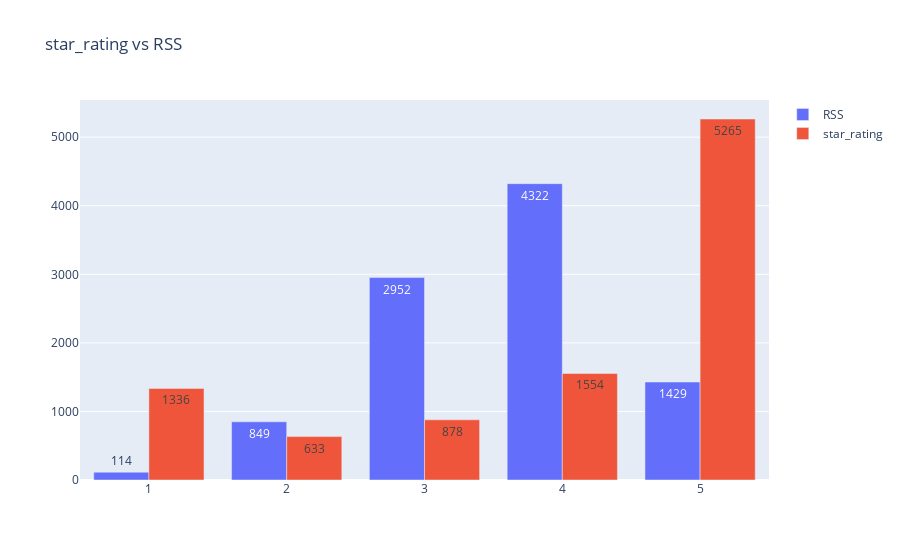

Notebook code cell kept with this figure:
### Code cell
overall_counts = dataset['overall'].value_counts()
RSS_counts = dataset['RSS'].value_counts()

fig = go.Figure()

fig.add_trace(go.Bar(x=RSS_counts.index, y=RSS_counts.values,
                #base=[-500,-600,-700],
                #marker_color='green',
                text=RSS_counts.values,
                name='RSS',
                #texttemplate='%{text:.2f}',
                textposition='auto',
                ))
fig.add_trace(go.Bar(x=overall_counts.index, y=overall_counts.values,
                #base=[-500,-600,-700],
                #marker_color='green',
                text=overall_counts.values,
                name='star_rating',
                #texttemplate='%{text:.2f}',
                textposition='auto',
                ))


fig.update_layout(
    title = 'star_rating vs RSS'
)
fig.show()

### Figure 1 — Plotly figure (JSON) as saved in the notebook; plotly's stock layout.template omitted (floating-point values rounded to 4 significant figures)
{"data": [{"name": "RSS", "text": [4322, 2952, 1429, 849, 114], "textposition": "auto", "type": "bar", "x": [4, 3, 5, 2, 1], "y": [4322, 2952, 1429, 849, 114]}, {"name": "star_rating", "text": [5265, 1554, 1336, 878, 633], "textposition": "auto", "type": "bar", "x": [5, 4, 1, 3, 2], "y": [5265, 1554, 1336, 878, 633]}], "layout": {"autosize": true, "title": {"text": "star_rating vs RSS"}, "xaxis": {"autorange": true, "range": [0.5, 5.5], "type": "linear"}, "yaxis": {"autorange": true, "range": [0, 5542.0], "type": "linear"}}}
